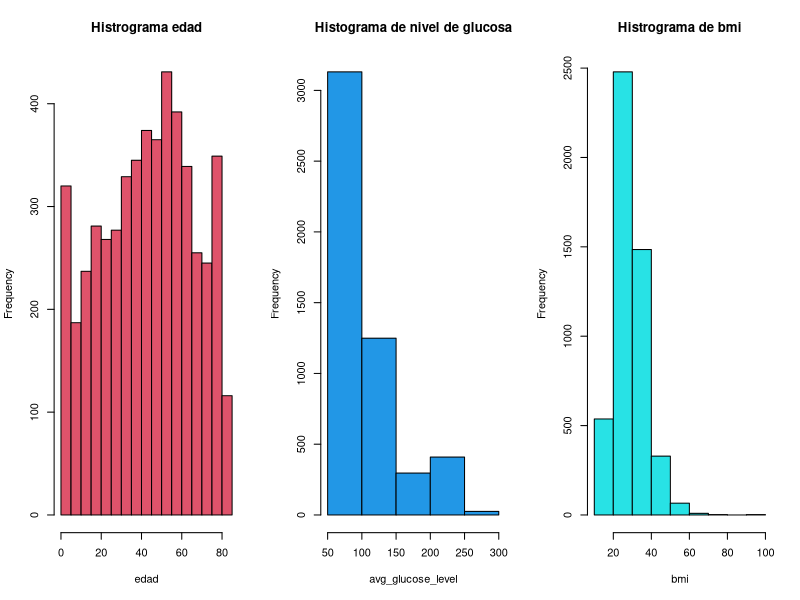
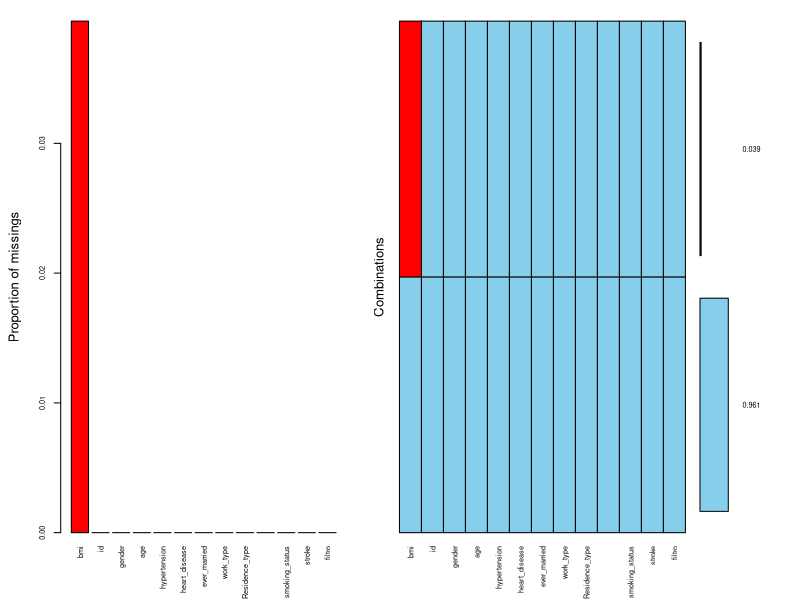
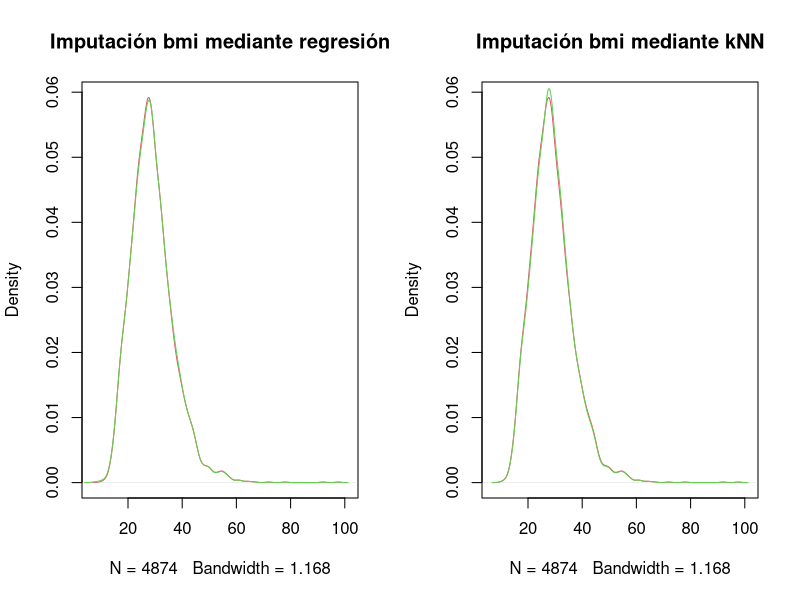
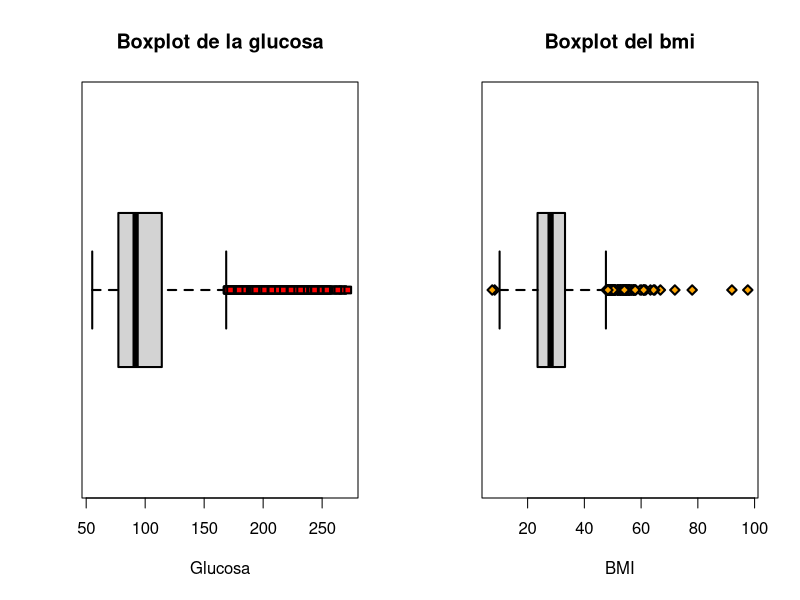
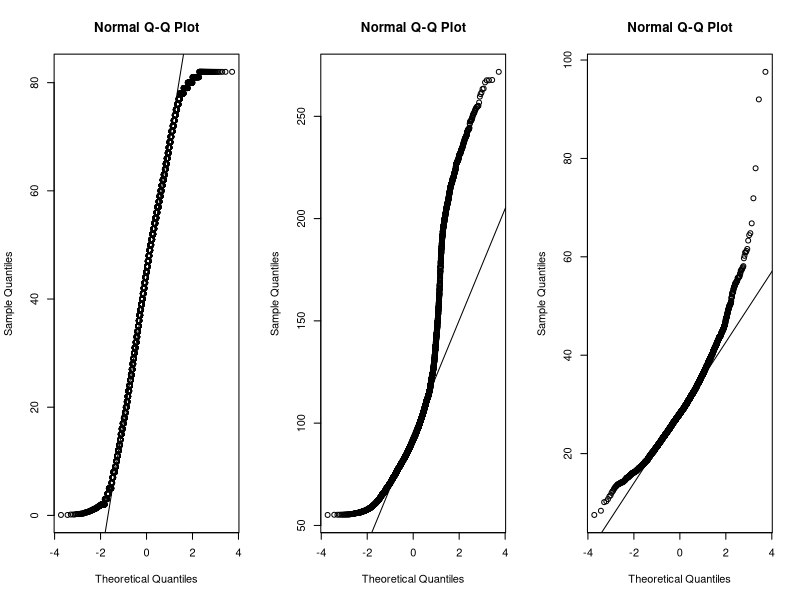
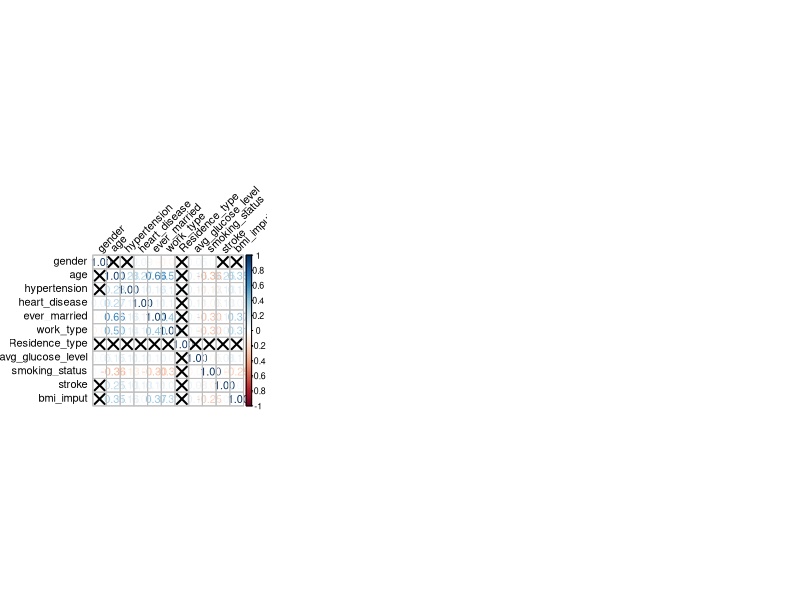

Here is the R script that generated these plots, in order:
## ---- chunk 1
knitr::opts_chunk$set(echo = TRUE)
## ---- chunk 2
library(knitr)
library(dplyr)
library(rmarkdown)
library(reshape)
library(foreign)
library(readr)
library(mice)
library(VIM)
library(caret)
library(class)
library(laeken)
library(psych)
library(corrplot)
library(psych)
library(rstatix)
library(tidyverse)
library(nortest)

## ---- chunk 3

# Lectura del archivo seleccionado en  formato csv 
healthcare<- read_delim("healthcare-dataset-stroke-data.csv", delim = ";", escape_double = FALSE, trim_ws = TRUE)

head(healthcare,n=4L)

## ---- chunk 4

# Tipo de datos asigando para cada atributo
str(healthcare)

## ---- chunk 5

# Para el caso del genero
table(healthcare$gender)

# Para el caso de si alguna vez estuvo casado
table(healthcare$ever_married)

# Para el caso del tipo de trabajo
table(healthcare$work_type)

# Para el caso del tipo de residencia
table(healthcare$Residence_type)

# Para el caso de si alguna vez a fumado
table(healthcare$smoking_status)

## ---- chunk 6

# Verificación de la edad
summary(healthcare$age) 

# Verificación de la avg_glucose_level
summary(healthcare$avg_glucose_level) 

# Verificación del bmi
summary(healthcare$bmi)

# Histogramas de la edad, glucosa y bmi
par(mfrow=c(1,3))

hist(healthcare$age,main="Histrograma edad",xlab="edad",col=2,breaks="Sturges")

hist(healthcare$avg_glucose_level, main = "Histograma de nivel de glucosa",
     xlab = "avg_glucose_level", col=4, breaks = 7)

hist(healthcare$bmi, main = "Histrograma de bmi",
     xlab = "bmi",col=5, breaks = 10)

## ---- chunk 7

# se selecciona de acuerdo a una edad <18 años y que en la variable work_type  
#  sea distinto  a children  y Never_worked
seleccio_edad<- subset(healthcare, age < 18 & work_type !="children" &  
                         work_type !="Never_worked")

# se verifica  las caracteristcias de menores de edad
seleccio_edad%>% count (work_type, age)
## ---- chunk 8

# Se excluyen a los casos  de acuerdo a una edad menor a 15 años y que en la variable 
# work_type   sea distinto a children  y Never_worked
healthcare$filtro<-ifelse(healthcare$age<15 & (healthcare$work_type !="children" 
                                               &  healthcare$work_type !="Never_worked" ),1,0)

healthcare<- subset(healthcare, filtro==0)

## ---- chunk 9

# Valores perdidos del dataset  healthcare
apply(is.na(healthcare), 2, sum)

## ---- chunk 10

# Valores perdidos del dataset  healthcare
aggr(healthcare,numbers=T,sortVar=T)

## ---- chunk 11

# Imputación de los valores perdidos del bmi mediante kNN

#Se extrae las variables de horas, genero y ClaimNumber en otro dataframe
gender<-(healthcare[, "gender"])
age<-(healthcare[,"age"])
hypertension<-(healthcare[,"hypertension"])
bmi<-(healthcare[,"bmi"])
id<-(healthcare[,"id"])

df<- data.frame(id,bmi,hypertension,age,gender)

df_imput<-kNN(df,k=4)

## ---- chunk 12

# Imputación de los valores perdidos del bmi mediante la regresión

columns <- c("bmi","id")
imputed_data1 <- mice(healthcare[,names(healthcare) %in% columns],m = 1,
                      maxit = 1, method = "norm.nob",seed = 2018,print=F)
complete.data1 <- mice::complete(imputed_data1)

## ---- chunk 13

# Gráficos de densidad de la variable bmi original vs los dos metodos de imputación

par(mfrow=c(1,2))
plot(density(healthcare$bmi,na.rm = T),col=2,main="Imputación bmi mediante regresión")
lines(density(complete.data1$bmi),col=3)

plot(density(healthcare$bmi,na.rm = T),col=2,main="Imputación bmi mediante kNN")
lines(density(df_imput$bmi),col=3)

## ---- chunk 14

# Se genera una verificación de la imputación hecha en bmi


complete.data1 <-dplyr::rename(complete.data1, c( bmi_imput  = "bmi"))

healthcare<-merge(healthcare, complete.data1, by ="id", all = TRUE)

borrar <- c("bmi", "filtro")
healthcare <- healthcare[ , !(names(healthcare) %in% borrar)]

apply(is.na(healthcare), 2, sum)

## ---- chunk 15
# Se genera una verificación de los datos atípicos del bmi y del nivel de la glucosa
par(mfrow=c(1,2))

boxplot((healthcare$avg_glucose_level),
        horizontal = T,
        lwd = 2, 
        xlab = "Glucosa", 
        main = "Boxplot de la glucosa", 
        border = "black",  
        outpch = 22,       
        outbg = "red") 
boxplot((healthcare$bmi), 
        horizontal = T,
        lwd = 2, 
        xlab = "BMI",  
        main = "Boxplot del bmi", 
        border = "black", 
        outpch = 23,       
        outbg = "orange") 
## ---- chunk 16
par(mfrow=c(1,3))

#  Normalidad de la edad
qqnorm(healthcare$age)
qqline(healthcare$age)

#  Normalidad de la glucosa
qqnorm(healthcare$avg_glucose_level)
qqline(healthcare$avg_glucose_level)

#  Normalidad de la bmi
qqnorm(healthcare$bmi)
qqline(healthcare$bmi)

#  Se realiza la Prueba de Lilliefors

# edad
lillie.test(healthcare$age)

# glucosa
lillie.test(healthcare$avg_glucose_level)

# glucosa
lillie.test(healthcare$bmi)


## ---- chunk 17

# Se recodifica las variables categoricas en numericas con el fin de verificar la 
#correlación existente, se trabaja en un nuevo dataset para no modificar al original

healthcare_corr<-healthcare
healthcare_corr$ever_married<-dplyr::recode(healthcare_corr$ever_married, No=0, Yes=1)
healthcare_corr$Residence_type<-dplyr::recode(healthcare_corr$Residence_type, Rural =0, 
                                              Urban =1)
healthcare_corr$work_type<-dplyr::recode(healthcare_corr$work_type, children=1, 
                                         Govt_job=2,Never_worked=3,Private =4, 
                                         `Self-employed`=5)
healthcare_corr$smoking_status<-dplyr::recode(healthcare_corr$smoking_status, 
                                        `formerly smoked`=1,
                                        `never smoked`=2, smokes=3, Unknown=4)

healthcare_corr$gender<-dplyr::recode(healthcare_corr$gender, Female=1, Male=2, Other=3)

columns2 <- c("id")
healthcare_corr <- healthcare_corr[ , !(names(healthcare_corr) %in% columns2)]


# se genera la matriz de correlaciones y se grafica para poder visualizar de mejor manera

matriz_correlacion<-cor_mat(healthcare_corr, method="spearman")

cor_plot(matriz_correlacion, method = "number")

## ---- chunk 18

# Pruebas chi cuadrado con respecto a las variables categóricas y la variable stroke

# work_type y stroke
chisq.test(healthcare$work_type, healthcare$stroke)

# Residence_type y stroke
chisq.test(healthcare$Residence_type, healthcare$stroke)

# ever_married y stroke
chisq.test(healthcare$ever_married, healthcare$stroke)

# smoking_status y stroke
chisq.test(healthcare$smoking_status, healthcare$stroke)

## ---- chunk 19
## Se  ejecuta un primero modelo logistico sobre el dataset excluyendo al gender y 
# Residence_type

modelo_glm_stroke1 <- glm(stroke ~ bmi_imput+ever_married+smoking_status+work_type+
                           hypertension+heart_disease+avg_glucose_level+age,
                          family = "binomial", healthcare)
summary(modelo_glm_stroke1)

## ---- chunk 20
# Finalmente se ejecuta un segundo modelo logistico sobre el dataset conservando 
# los atributos más significativos según la matriz de correlaciones pero excluyendo 
# avg_glucose_level y la edad, que el analisis univariante resultaron significativas

modelo_glm_stroke2 <- glm(stroke ~ bmi_imput+ever_married+smoking_status+work_type+
                           hypertension+heart_disease,family = "binomial", healthcare)
summary(modelo_glm_stroke2)

#  Calculo de los odds ratio (Probabilidades)
exp(modelo_glm_stroke2$coefficients)
